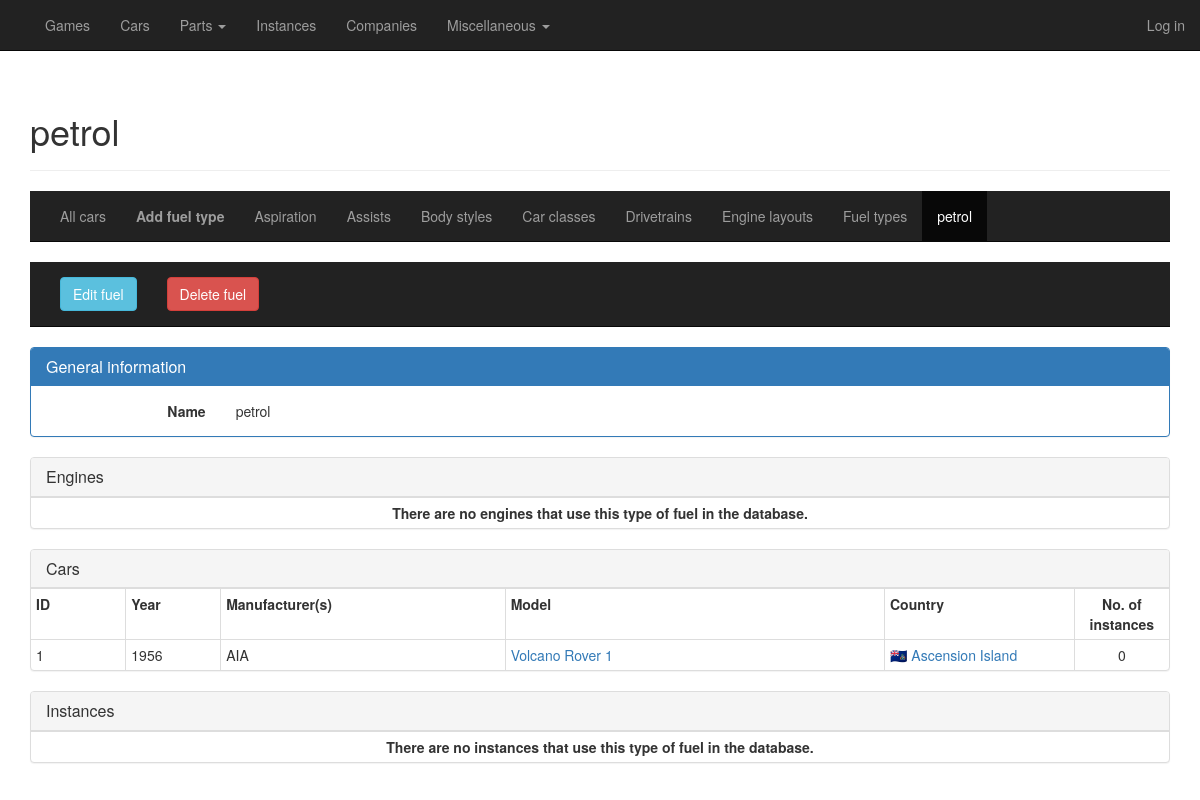
The page /cars/fuels/detail/1 on the database its author committed.
### general/models/part.py (models this page shows)
class FuelType(database.Model):
    __tablename__ = "fuel_types"
    id = database.Column(database.Integer, primary_key=True)
    name = database.Column(database.Unicode, index=True, nullable=False)
    cars = database.relationship('Car', backref='fuel_type', lazy='dynamic')
    engines = database.relationship('Engine', backref='fuel_type', lazy='dynamic')
    instances = database.relationship('Instance', backref='fuel_type', lazy='dynamic')

### general/models/car.py (models this page shows, shortened)
class Car(database.Model):
    __tablename__ = "cars"
    id = database.Column(database.Integer, primary_key=True)
    datetime_added = database.Column(database.DateTime, default=datetime.utcnow, index=True, nullable=False)
    datetime_edited = database.Column(database.DateTime, default=datetime.utcnow, index=True, nullable=False)
    is_deleted = database.Column(database.Boolean, default=False, index=True, nullable=False)
    year = database.Column(database.Integer, index=True, nullable=True)
    manufacturers = database.relationship('Company', secondary="car_manufacturer")
    manufacturers_display = database.Column(database.Unicode, index=True, nullable=False)
    model = database.Column(database.Unicode, index=True, nullable=False)
    name_display = database.Column(database.Unicode, index=True, nullable=False, unique=True)
    name_short = database.Column(database.Unicode, nullable=True)
    country_id = database.Column(database.Integer, database.ForeignKey("countries.id"), nullable=True)
    is_prototype = database.Column(database.Boolean, default=False, index=True, nullable=False)
    is_fictional = database.Column(database.Boolean, default=False, index=True, nullable=False)
    competitions = database.relationship('Competition', secondary="car_competition")
    car_class_id = database.Column(database.Integer, database.ForeignKey("car_classes.id"), index=True, nullable=True)
    body_style_id = database.Column(database.Integer, database.ForeignKey("body_styles.id"), index=True, nullable=False)
    engines = database.relationship('Engine', secondary="car_engine", lazy='dynamic')
    fuel_type_actual_id = database.Column(database.Integer, database.ForeignKey("fuel_types.id"), index=True,
                                          nullable=True)
    max_power_output_kw_actual = database.Column(database.Double, index=True, nullable=True)
    max_power_output_rpm_actual = database.Column(database.Integer, nullable=True)
    max_torque_nm_actual = database.Column(database.Double, index=True, nullable=True)
    max_torque_rpm_actual = database.Column(database.Integer, nullable=True)
    additional_forced_induction_id = database.Column(database.Integer, database.ForeignKey("forced_induction.id"),
                                                     nullable=True)
    transmission_id = database.Column(database.Integer, database.ForeignKey("transmissions.id"), nullable=True)
    transmission_type_actual_id = database.Column(database.Integer, database.ForeignKey("transmission_types.id"),
                                                  nullable=True)
    no_of_gears_actual = database.Column(database.Integer, index=True, nullable=True)
    engine_layout_id = database.Column(database.Integer, database.ForeignKey("engine_layouts.id"), index=True,
                                       nullable=False)
    drivetrain_id = database.Column(database.Integer, database.ForeignKey("drivetrains.id"), index=True, nullable=False)
    suspension_front_id = database.Column(database.Integer, database.ForeignKey("suspension.id"), index=True, nullable=True)
    suspension_rear_id = database.Column(database.Integer, database.ForeignKey("suspension.id"), index=True, nullable=True)
    curb_weight_kg = database.Column(database.Double, index=True, nullable=True)
    weight_distribution = database.Column(database.Double, index=True, nullable=True)
    tires_front = database.Column(database.Unicode, nullable=True)
    tires_rear = database.Column(database.Unicode, nullable=True)
    acceleration_0_to_100_kmh_sec = database.Column(database.Double, index=True, nullable=True)
    maximum_speed_kmh = database.Column(database.Double, index=True, nullable=True)
    power_to_weight_ratio = database.Column(database.Double, index=True, nullable=True)
    assists = database.relationship('Assist', secondary="car_assist")
    no_of_instances = database.Column(database.Integer, default=0, index=True, nullable=False)
    instances = database.relationship('Instance', backref='car', lazy='dynamic')
    texts = database.relationship('CarText', backref='car', lazy='dynamic')
    images = database.relationship('CarImage', backref='car', lazy='dynamic')
    def get_country(self):
        return self.country.name_display if self.country_id is not None else "n/a"

### general/models/misc.py (models this page shows, shortened)
class Country(database.Model):
    __tablename__ = "countries"
    id = database.Column(database.Integer, primary_key=True)
    name_full = database.Column(database.Unicode, nullable=False)
    name_display = database.Column(database.Unicode, index=True, nullable=False)
    name_short = database.Column(database.Unicode, nullable=False)
    no_of_companies_game = database.Column(database.Integer, default=0, nullable=True)
    no_of_companies_car = database.Column(database.Integer, default=0, nullable=True)
    no_of_games = database.Column(database.Integer, default=0, nullable=True)
    no_of_cars = database.Column(database.Integer, default=0, nullable=True)
    companies = database.relationship('Company', backref='country', lazy='dynamic')
    cars = database.relationship('Car', backref='country', lazy='dynamic')
    texts = database.relationship('CountryText', backref='country', lazy='dynamic')
    images = database.relationship('CountryImage', backref='country', lazy='dynamic')
    locations = database.relationship('Location', backref='country', lazy='dynamic')

### general/routes_cars.py (the view)
@cardb.route("/cars/fuels/detail/<id>", methods=['GET', 'POST'])
def detail_fuel(id):
    fuel = FuelType.query.get(id)
    return render_template("cars_detail_fuel.html",
                           title="{}".format(fuel.name),
                           heading="{}".format(fuel.name),
                           fuel=fuel,
                           viewing="fuels")

### general/templates/cars_detail_fuel.html (shortened to what this page needs)
{% extends "cars_base.html" %}
{% block cars_content %}
    {% block subsubmenu %}
        <nav class="navbar navbar-inverse navbar-static-top">
            <div class="container">
                <div class="collapse navbar-collapse">
                    <ul class="nav navbar-nav">
                        {% if fuel %}
                        <li><a href="{{ url_for('edit_fuel', id=fuel.id) }}"><button type="button" class="btn btn-info">Edit fuel</button></a></li>
                        <li><a href="#"><button type="button" class="btn btn-danger" data-toggle="modal" data-target="#deleteModal">Delete fuel</button></a></li>
                        {% endif %}
                    </ul>
                </div>
            </div>
        </nav>
    {% endblock %}
    <div>
        <div class="panel panel-primary">
          <div class="panel-heading">
            <h3 class="panel-title">General information</h3>
          </div>
          <div class="panel-body">
              <div class="row">
                  <div class="col-sm-2 text-right"><b>Name</b></div>
                  <div class="col-sm-10">{{ fuel.name }}</div>
              </div>
          </div>
        </div>
    </div>
    <div class="panel panel-default">
      <div class="panel-heading">
        <h3 class="panel-title">Engines</h3>
      </div>
      <div class="table-responsive">
          <table class="table table-bordered table-condensed">
              {% if fuel.engines.all() == [] %}
              <tr>
                  <td class="text-center"><strong>There are no engines that use this type of fuel in the database.</strong></td>
              </tr>
              {% endif %}
          </table>
      </div>
    </div>
    <div class="panel panel-default">
      <div class="panel-heading">
        <h3 class="panel-title">Cars</h3>
      </div>
      <div class="table-responsive">
          <table class="table table-bordered table-condensed">
              {% if fuel.cars.all() == [] %}
              <tr>
                  <td class="text-center"><strong>There are no cars that use this fuel type in the database.</strong></td>
              </tr>
              {% else %}
                {% include "_cars_top.html" %}
                {% for car in fuel.cars %}
                    {% with car=car %}
                        {% include "_cars_row.html" %}
                    {% endwith %}
                {% endfor %}
              {% endif %}
          </table>
      </div>
    </div>
    <div class="panel panel-default">
      <div class="panel-heading">
        <h3 class="panel-title">Instances</h3>
      </div>
      <div class="table-responsive">
          <table class="table table-bordered table-condensed">
              {% if fuel.instances.all() == [] %}
              <tr>
                  <td class="text-center"><strong>There are no instances that use this type of fuel in the database.</strong></td>
              </tr>
              {% endif %}
          </table>
      </div>
    </div>
{% endblock %}

### general/templates/cars_base.html (shortened to what this page needs)
{% extends "base.html" %}
{% block cardb_content %}
    <div class="page-header">
        <h1>{{ heading }}</h1>
    </div>
    {% block submenu %}
        <nav class="navbar navbar-inverse navbar-static-top">
            <div class="container">
                <div class="collapse navbar-collapse">
                    <ul class="nav navbar-nav">
                        <li><a class="hover-underline-animation" href="{{ url_for('overview_cars') }}">All cars</a></li>
                        {% if viewing == "fuels" %}
                        <li><a class="hover-underline-animation" href="{{ url_for('add_fuel') }}"><strong>Add fuel type</strong></a></li>
                        {% endif %}
                        <li><a class="hover-underline-animation" href="{{ url_for('overview_aspiration') }}">Aspiration</a></li>
                        <li><a class="hover-underline-animation" href="{{ url_for('overview_assists') }}">Assists</a></li>
                        <li><a class="hover-underline-animation" href="{{ url_for('overview_body_styles') }}">Body styles</a></li>
                        <li><a class="hover-underline-animation" href="{{ url_for('overview_car_classes') }}">Car classes</a></li>
                        <li><a class="hover-underline-animation" href="{{ url_for('overview_drivetrains') }}">Drivetrains</a></li>
                        <li><a class="hover-underline-animation" href="{{ url_for('overview_engine_layouts') }}">Engine layouts</a></li>
                        <li><a class="hover-underline-animation" href="{{ url_for('overview_fuels') }}">Fuel types</a></li>
                        {% if fuel %}
                        <li class="active"><a href="#">{{ fuel.name }}</a></li>
                        {% endif %}
                    </ul>
                </div>
            </div>
        </nav>
    {% endblock %}
    {% block cars_content %}
    {% endblock %}
{% endblock %}

### general/templates/_cars_row.html
<tr>
    <td class="col-sm-1">{{ car.id }}</td>
    <td class="col-sm-1">{{ car.year }}</td>
    <td class="col-sm-3">{{ car.manufacturers_display }}</td>
    <td class="col-sm-4"><a href="{{ url_for('detail_car', id=car.id) }}">{{ car.model }}</a></td>
    <td class="col-sm-2">{% if car.get_country() != "n/a" %}<a href="{{ url_for('detail_country', id=car.country.id) }}">{{ car.get_country() }}</a>{% else %}{{ car.get_country() }}{% endif %}</td>
    <td class="col-sm-1 text-center">{{ car.no_of_instances }}</td>
</tr>

### general/static/css/car-database.css (style rules this page uses)
.hover-underline-animation { display: inline-block; position: relative; color: white; }
.hover-underline-animation::after { content: ''; position: absolute; width: 100%; transform: scaleX(0); height: 2px; bottom: 0; left: 0; background-color: white; transform-origin: bottom right; transition: transform 0.25s ease-out; }

### rows shown on the page
FuelType: name "petrol"
Car: id "1", year "1956", manufacturers_display "AIA", model "Volcano Rover 1", get_country "🇦🇨 Ascension Island", no_of_instances "0"
